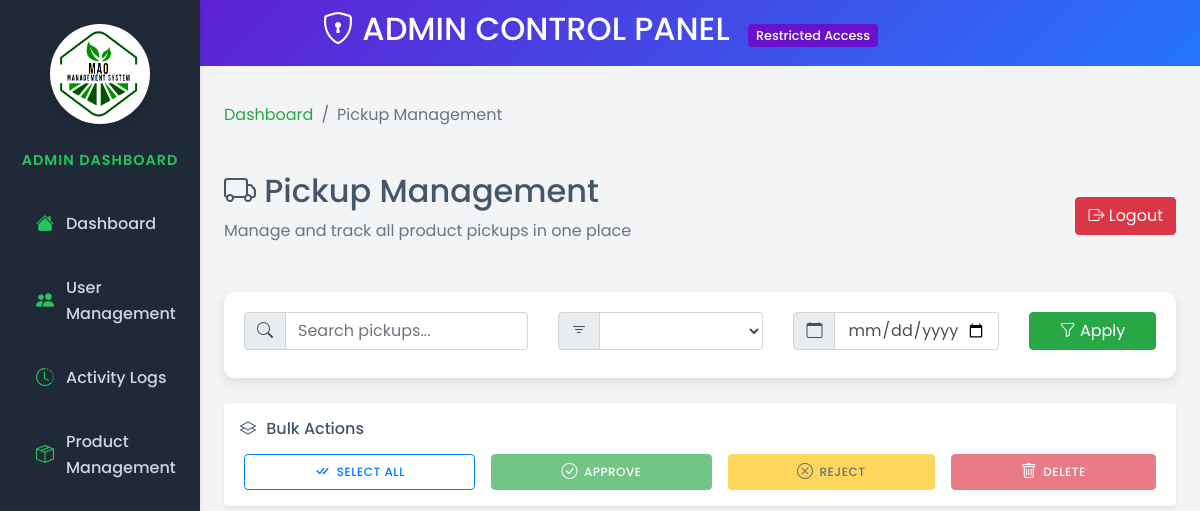
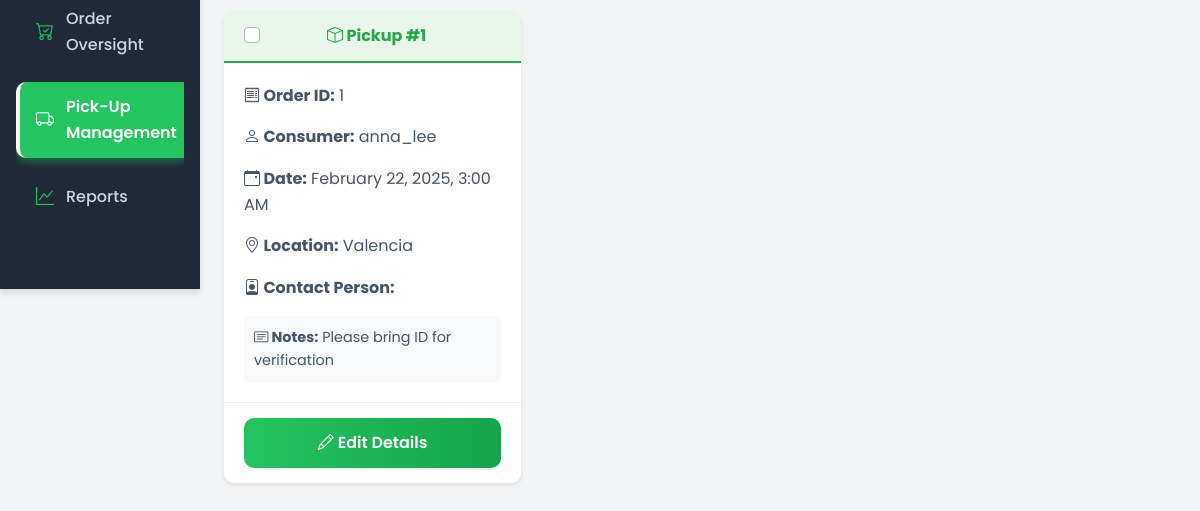
The app's page /views/admin/pickup-management.php (signed in), older data (2 pictures, top to bottom).
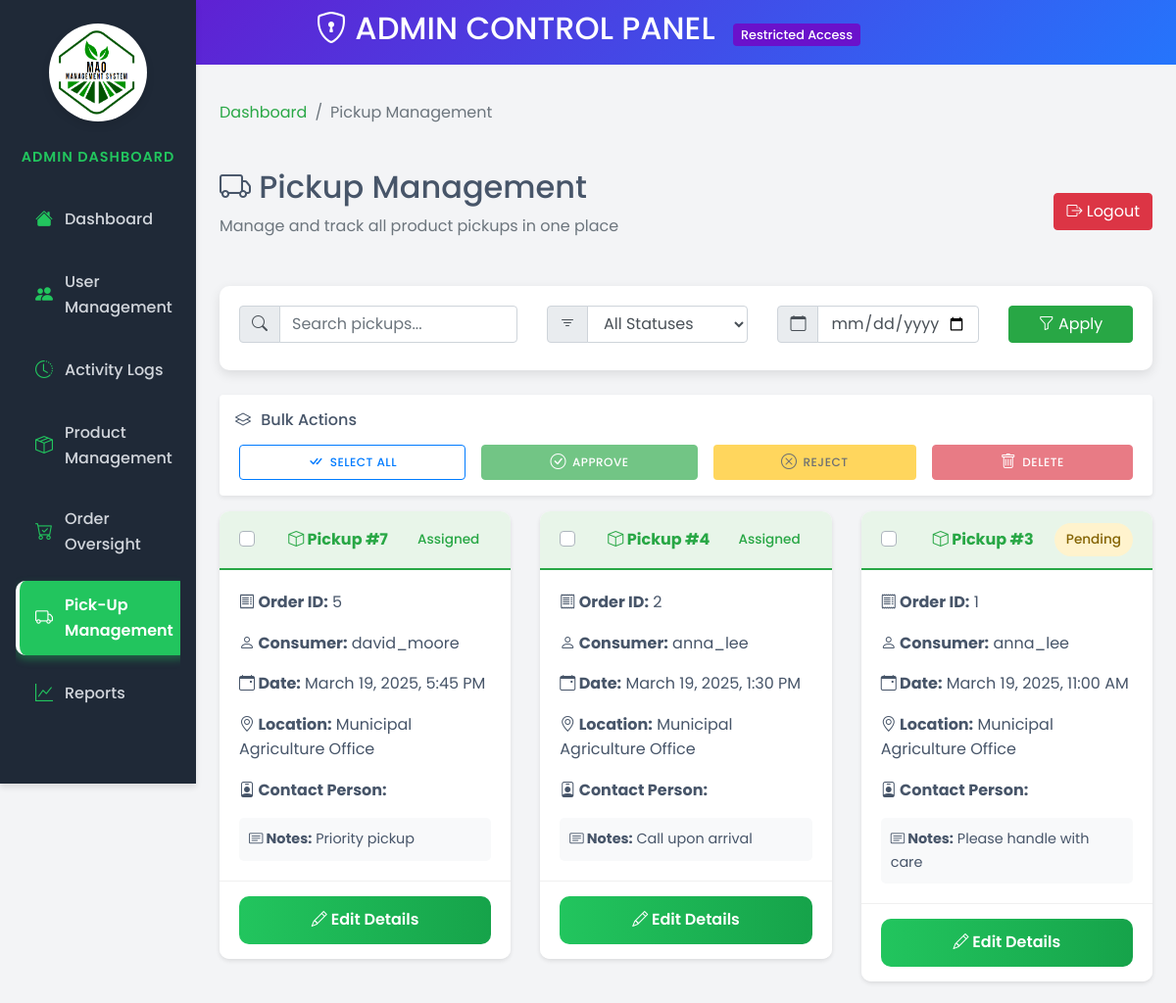
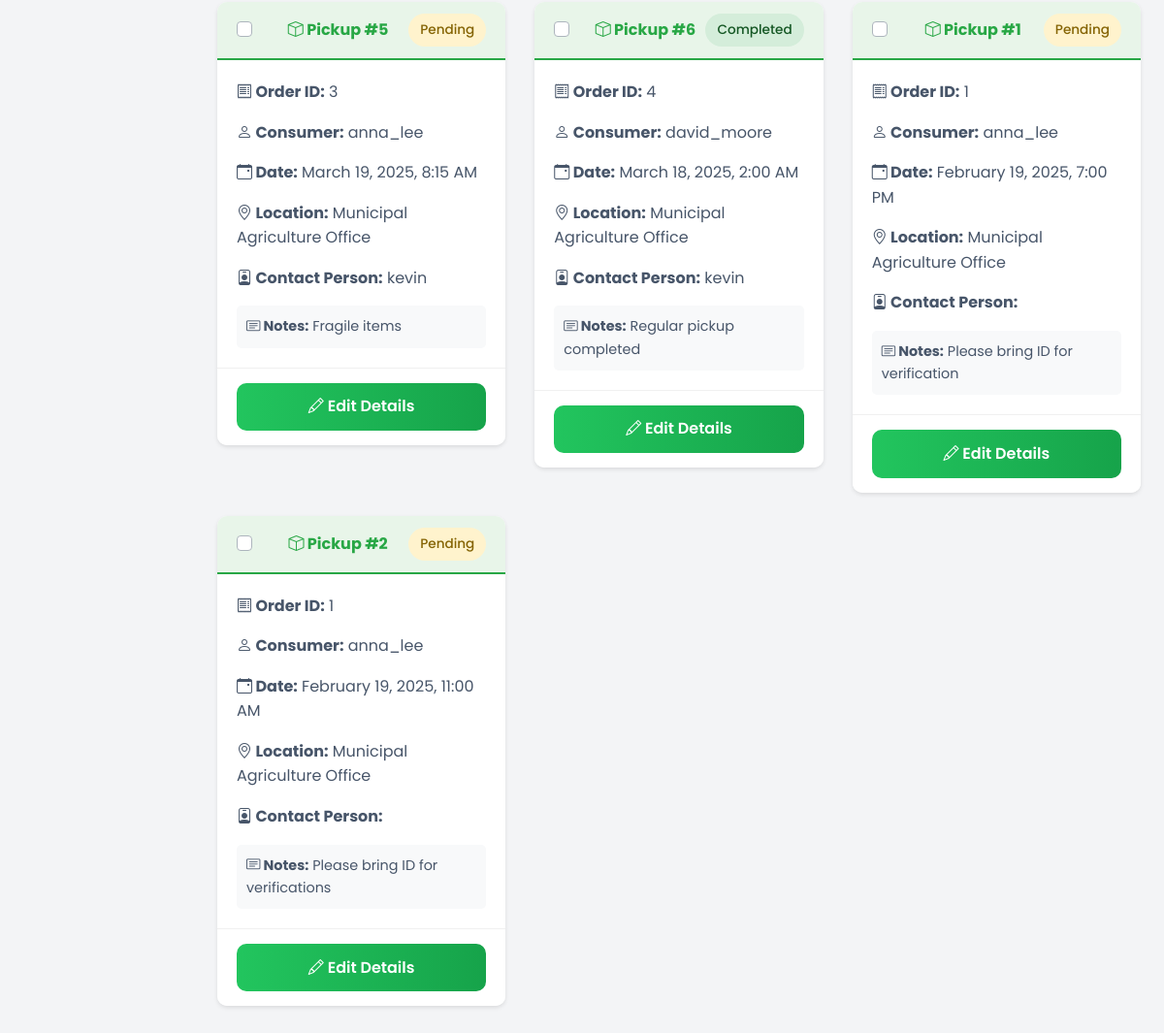
The same page, newer data (2 pictures, top to bottom).
### tables this page shows
CREATE TABLE `pickups` (
  `pickup_id` int(11) NOT NULL,
  `order_id` int(11) NOT NULL,
  `pickup_status` varchar(50) DEFAULT 'pending',
  `pickup_date` datetime DEFAULT NULL,
  `pickup_location` varchar(255) DEFAULT 'Municipal Agriculture Office',
  `pickup_notes` text DEFAULT NULL,
  `office_location` varchar(255) DEFAULT 'Municipal Agriculture Office',
  `contact_person` varchar(100) DEFAULT NULL
);

CREATE TABLE `orders` (
  `order_id` int(11) NOT NULL,
  `consumer_id` int(11) DEFAULT NULL,
  `order_status` enum('pending','completed','canceled') DEFAULT 'pending',
  `order_date` timestamp NOT NULL DEFAULT current_timestamp(),
  `pickup_details` text DEFAULT NULL
);

CREATE TABLE `users` (
  `user_id` int(11) NOT NULL,
  `username` varchar(50) NOT NULL,
  `password` varchar(255) NOT NULL,
  `email` varchar(100) NOT NULL,
  `role_id` int(11) DEFAULT NULL,
  `created_at` timestamp NOT NULL DEFAULT current_timestamp(),
  `updated_at` timestamp NOT NULL DEFAULT current_timestamp() ON UPDATE current_timestamp(),
  `first_name` varchar(100) NOT NULL,
  `last_name` varchar(100) NOT NULL,
  `contact_number` varchar(20) DEFAULT NULL,
  `address` text DEFAULT NULL
);

### views/admin/pickup-management.php (the view, shortened to what the rows shown need)
<?php
$database = new Database();
$conn = $database->connect();
$limit = 10;
$page = isset($_GET['page']) ? (int)$_GET['page'] : 1;
$offset = ($page - 1) * $limit;
$query = "SELECT
            p.pickup_id,
            o.order_id,
            c.username AS consumer_name,
            p.pickup_status,
            p.pickup_date,
            p.pickup_location,
            p.contact_person,
            p.pickup_notes
          FROM pickups AS p
          JOIN orders AS o ON p.order_id = o.order_id
          JOIN users AS c ON o.consumer_id = c.user_id";
$query .= " ORDER BY p.pickup_date DESC LIMIT :limit OFFSET :offset";
$stmt = $conn->prepare($query);
$stmt->bindValue(':limit', $limit, PDO::PARAM_INT);
$stmt->bindValue(':offset', $offset, PDO::PARAM_INT);
$stmt->execute();
$pickups = $stmt->fetchAll(PDO::FETCH_ASSOC);
?>
<!DOCTYPE html>
<html lang="en">
<head>
    <link href="https://stackpath.bootstrapcdn.com/bootstrap/4.5.2/css/bootstrap.min.css" rel="stylesheet">
    <link href="https://cdn.jsdelivr.net/npm/bootstrap-icons/font/bootstrap-icons.css" rel="stylesheet">
    <link rel="stylesheet" href="../../public/style/admin.css">
    <link rel="stylesheet" href="../../public/style/admin-sidebar.css">
    <link rel="stylesheet" href="../../public/style/pickup-management.css">
    <link rel="stylesheet" href="https://cdnjs.cloudflare.com/ajax/libs/bootstrap-datepicker/1.9.0/css/bootstrap-datepicker.min.css">
</head>
<body>
    <div class="admin-header text-center">
        <h2><i class="bi bi-shield-lock"></i> ADMIN CONTROL PANEL <span class="admin-badge">Restricted Access</span></h2>
    </div>
    <div class="container-fluid">
        <div class="row">
            <main role="main" class="col-md-9 ml-sm-auto col-lg-10 px-4 py-4 pickup-management-page">
                <div class="page-header">
                    <div>
                        <h1 class="h2"><i class="bi bi-truck"></i> Pickup Management</h1>
                    </div>
                </div>
                <?php if (count($pickups) > 0): ?>
                    <div class="row">
                        <?php foreach ($pickups as $pickup): ?>
                            <div class="col-md-6 col-lg-4">
                                <div class="card pickup-card mb-4">
                                    <div class="card-header d-flex justify-content-between align-items-center">
                                        <span class="font-weight-bold"><i class="bi bi-box"></i> Pickup #<?= htmlspecialchars($pickup['pickup_id']) ?></span>
                                        <span class="status-label status-<?= strtolower(str_replace(' ', '-', $pickup['pickup_status'])) ?>">
                                            <?= ucfirst(htmlspecialchars($pickup['pickup_status'])) ?>
                                        </span>
                                    </div>
                                    <div class="card-body">
                                        <p><strong><i class="bi bi-receipt"></i> Order ID:</strong> <?= htmlspecialchars($pickup['order_id']) ?></p>
                                        <p><strong><i class="bi bi-person"></i> Consumer:</strong> <?= htmlspecialchars($pickup['consumer_name']) ?></p>
                                        <p><strong><i class="bi bi-calendar-event"></i> Date:</strong> <?= htmlspecialchars(date("F j, Y, g:i A", strtotime($pickup['pickup_date']))) ?></p>
                                        <p><strong><i class="bi bi-geo-alt"></i> Location:</strong> <?= htmlspecialchars($pickup['pickup_location']) ?></p>
                                        <p>
                                            <strong><i class="bi bi-person-badge"></i> Contact Person:</strong>
                                            <?= htmlspecialchars($pickup['contact_person']) ?>
                                        </p>
                                        <div class="pickup-notes">
                                            <strong><i class="bi bi-card-text"></i> Notes:</strong> <?= htmlspecialchars($pickup['pickup_notes'] ?: 'No notes available') ?>
                                        </div>
                                    </div>
                                    <div class="card-footer">
                                        <button type="button" class="btn btn-primary btn-block edit-pickup-btn"
                                                data-toggle="modal"
                                                data-target="#editPickupModal"
                                                data-pickup-id="<?= htmlspecialchars($pickup['pickup_id']) ?>"
                                                data-pickup-status="<?= htmlspecialchars($pickup['pickup_status']) ?>"
                                                data-pickup-date="<?= htmlspecialchars($pickup['pickup_date']) ?>"
                                                data-pickup-location="<?= htmlspecialchars($pickup['pickup_location']) ?>"
                                                data-contact-person="<?= htmlspecialchars($pickup['contact_person']) ?>"
                                                data-pickup-notes="<?= htmlspecialchars($pickup['pickup_notes']) ?>">
                                            <i class="bi bi-pencil"></i> Edit Details
                                        </button>
                                    </div>
                                </div>
                            </div>
                        <?php endforeach; ?>
                    </div>
                <?php endif; ?>
            </main>
        </div>
    </div>
</body>
</html>

Row changes from the older to the newer data that the page shows:
added pickups: pickup_id "7", pickup_status "Assigned", order.order_id "5", users.username "david_moore", pickup_date "March 19, 2025, 5:45 PM", pickup_location "Municipal Agriculture Office", pickup_notes "Priority pickup"
added pickups: pickup_id "4", pickup_status "Assigned", order.order_id "2", users.username "anna_lee", pickup_date "March 19, 2025, 1:30 PM", pickup_location "Municipal Agriculture Office", pickup_notes "Call upon arrival"
added pickups: pickup_id "3", pickup_status "Pending", order.order_id "1", users.username "anna_lee", pickup_date "March 19, 2025, 11:00 AM", pickup_location "Municipal Agriculture Office", pickup_notes "Please handle with care"
added pickups: pickup_id "5", pickup_status "Pending", order.order_id "3", users.username "anna_lee", pickup_date "March 19, 2025, 8:15 AM", pickup_location "Municipal Agriculture Office", contact_person "kevin", pickup_notes "Fragile items"
added pickups: pickup_id "6", pickup_status "Completed", order.order_id "4", users.username "david_moore", pickup_date "March 18, 2025, 2:00 AM", pickup_location "Municipal Agriculture Office", contact_person "kevin", pickup_notes "Regular pickup completed"
changed pickups "Please bring ID for verification": pickup_status (not shown) → "Pending"; pickup_date "February 22, 2025, 3:00 AM" → "February 19, 2025, 7:00 PM"; pickup_location "Valencia" → "Municipal Agriculture Office"
added pickups: pickup_id "2", pickup_status "Pending", order.order_id "1", users.username "anna_lee", pickup_date "February 19, 2025, 11:00 AM", pickup_location "Municipal Agriculture Office", pickup_notes "Please bring ID for verifications"
Text that changed along with them:
form field status: (not shown) → "All Statuses"
